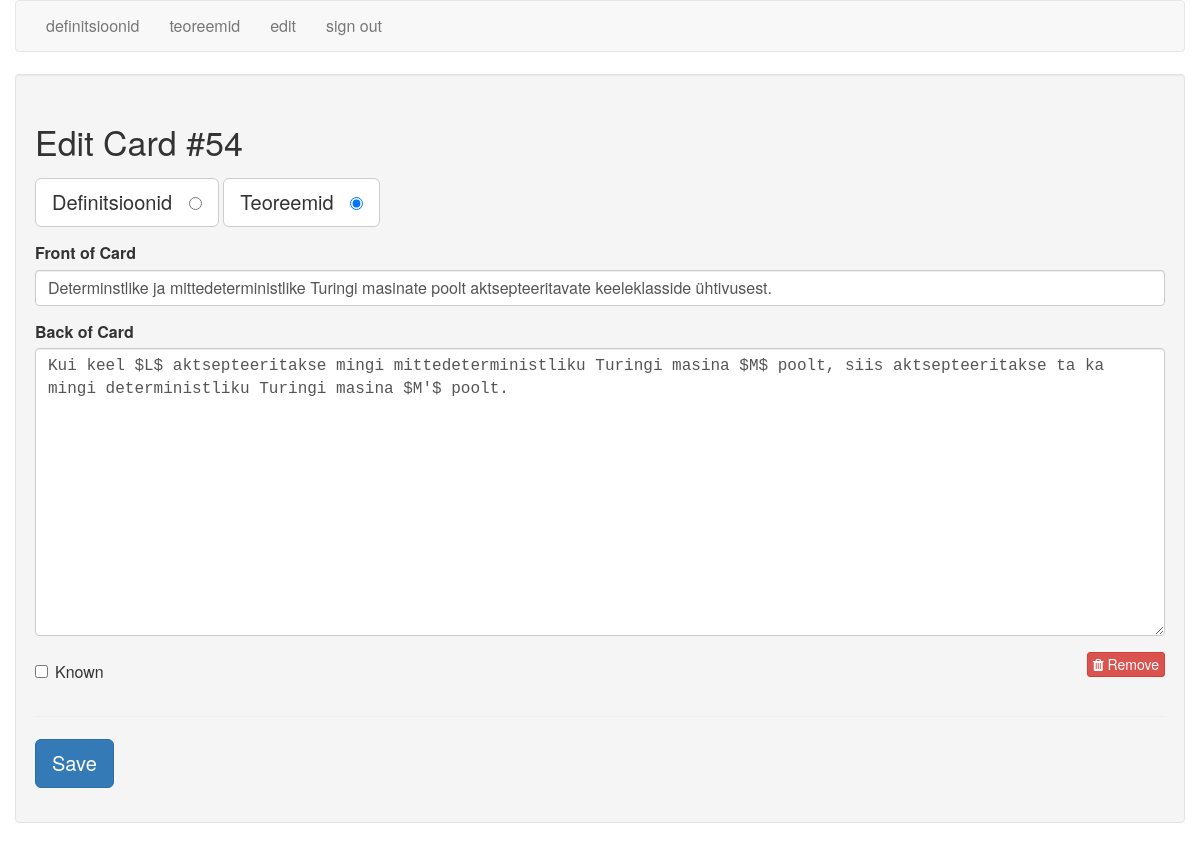
The page /edit/54 (signed in) on the database its author committed.
### tables this page shows
CREATE TABLE cards (
  id integer primary key autoincrement,
  type tinyint not null, /* 1 for vocab, 2 for code */
  front text not null,
  back text not null,
  known boolean default 0
);

### flash_cards.py (the view)
@app.route('/edit/<card_id>')
def edit(card_id):
    if not session.get('logged_in'):
        return redirect(url_for('login'))
    db = get_db()
    query = '''
        SELECT id, type, front, back, known
        FROM cards
        WHERE id = ?
    '''
    cur = db.execute(query, [card_id])
    card = cur.fetchone()
    return render_template('edit.html', card=card)

### flash_cards.py (called while the page is built)
def connect_db():
    rv = sqlite3.connect(app.config['DATABASE'])
    rv.row_factory = sqlite3.Row
    return rv

def get_db():
    if not hasattr(g, 'sqlite_db'):
        g.sqlite_db = connect_db()
    return g.sqlite_db

### templates/edit.html (shortened to what this page needs)
{% extends "layout.html" %}
{% block body %}
    <div class="well">
        <h2>Edit Card #{{ card.id }}</h2>
        <form action="{{ url_for('edit_card') }}" method="post" class="cardForm">
            <div class="form-group">
                <label for="general" class="btn btn-default btn-lg">Definitsioonid &nbsp;
                    <input type="radio" name="type" value="1"
                           id="general" {{ "checked" if (card.type == 1) else "" }} />
                </label>
                <label for="code" class="btn btn-default btn-lg">Teoreemid &nbsp;
                    <input type="radio" name="type" value="2" id="code" {{ "checked" if (card.type == 2) else "" }} />
                </label>
            </div>
            <div class="form-group">
                <label for="front">Front of Card</label>
                <input type="text" name="front" id="front" class="form-control" value="{{ card.front|e }}">
            </div>
            <div class="form-group">
                <label for="back">Back of Card</label>
                <textarea name="back"
                          class="form-control"
                          id="back"
                          placeholder="back of card"
                          rows="12">{{ card.back|e }}</textarea>
            </div>
            <div class="row">
                <div class="col-xs-6">
                    <div class="checkbox">
                        <label>
                            <input type="checkbox" name="known"
                                   value="1" {{ "checked" if (card.known == 1) else "" }} /> Known
                        </label>
                    </div>
                </div>
                <div class="col-xs-6 text-right">
                    <a href="{{ url_for('delete', card_id=card.id) }}" class="btn btn-danger btn-xs">
                        <i class="fa fa-trash"></i>
                        Remove
                    </a>
                </div>
            </div>
            <hr/>
            <div class="form-group">
                <button type="submit" class="saveButton btn btn-lg btn-primary">Save</button>
            </div>
        </form>
    </div>
{% endblock %}

### static/style.css (style rules this page uses)
textarea { font-family: monospace; }

### rows shown on the page
cards: id "54", front "Determinstlike ja mittedeterministlike Turingi masinate poolt aktsepteeritavate keeleklasside ühtivusest.", back "Kui keel $L$ aktsepteeritakse mingi mittedeterministliku Turingi masina $M$ poolt, siis aktsepteeritakse ta ka mingi deterministliku Turingi masina $M'$ poolt."
